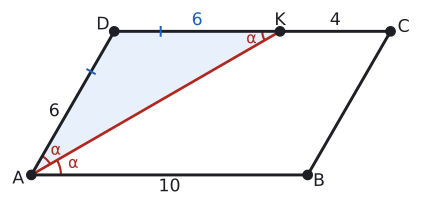

The Python source for this figure:
import sys; sys.path.insert(0, "tools")
from cizim import *

P = lambda x, y: np.array([float(x), float(y)])
uz = lambda U, V: round(float(np.linalg.norm(U - V)), 4)
def acisi(K, U, V):
    u, v = U - K, V - K
    return round(float(np.degrees(np.arccos(np.dot(u, v) / np.linalg.norm(u) / np.linalg.norm(v)))), 3)
def birim(U, V):
    t = (V - U) / np.linalg.norm(V - U); return t, np.array([-t[1], t[0]])
def dondur(Q, derece):
    a = np.radians(derece); return P(Q[0] * np.cos(a) - Q[1] * np.sin(a), Q[0] * np.sin(a) + Q[1] * np.cos(a))
def ayak(Q, U, V):
    t, _ = birim(U, V); return U + np.dot(Q - U, t) * t
def paralel_isareti(U, V, n=1, f=0.5):
    t, _ = birim(U, V)
    for i in range(n):
        M = U + f * (V - U) + (i - (n - 1) / 2) * 0.32 * S * t
        ax.annotate("", xy=M + 0.22 * S * t, xytext=M - 0.22 * S * t, arrowprops=dict(arrowstyle="-|>", color=SOLUK, lw=1.3, mutation_scale=13))
def cetik(U, V, n=1, renk=SOLUK, f=0.5):
    M = U + f * (V - U); t, m = birim(U, V)
    for i in range(n):
        c = M + (i - (n - 1) / 2) * 0.2 * S * t
        ax.plot(*zip(c - 0.22 * S * m, c + 0.22 * S * m), color=renk, lw=1.5)
def olcu(U, V, metin, d=0.5, renk=YAZI, fs=13, f=0.5):
    """[UV] üzerinde f oranındaki noktaya, U->V yönünün soluna d*S uzağa yazı (d < 0: sağına)."""
    M = U + f * (V - U); _, m = birim(U, V)
    ax.text(*(M + d * S * m), metin, ha="center", va="center", color=renk, fontsize=fs)
def dik_isareti(K, U, V, r=0.4):
    a_ = (U - K) / np.linalg.norm(U - K) * r * S; b_ = (V - K) / np.linalg.norm(V - K) * r * S
    ax.plot(*zip(K + a_, K + a_ + b_, K + b_), color=SOLUK, lw=1.3)
def harf(Q, metin, dx, dy, renk=YAZI, fs=13):
    ax.text(Q[0] + dx * S, Q[1] + dy * S, metin, ha="center", va="center", color=renk, fontsize=fs)
def cizgi(U, V, renk=YAZI, lw=2.2, ls="-"):
    ax.plot(*zip(U, V), color=renk, lw=lw, ls=ls)
def boya(noktalar, renk):
    ax.add_patch(patches.Polygon(noktalar, closed=True, facecolor=renk, edgecolor="none"))
def yay(K, U, V, r=0.8, renk=MAVI, n=1):
    for i in range(n): aci(ax, K, U, V, r=(r + 0.18 * i) * S, renk=renk)
def yay_yazi(K, U, V, metin, d=1.4, renk=MAVI, fs=12):
    """K köşesindeki U-K-V açısının ortasından d*S uzağa yazı."""
    u = (U - K) / np.linalg.norm(U - K); v = (V - K) / np.linalg.norm(V - K); o = (u + v) / np.linalg.norm(u + v)
    ax.text(*(K + d * S * o), metin, ha="center", va="center", color=renk, fontsize=fs)
def basla(xmin, xmax, ymin, ymax, en=5.5):
    global fig, ax
    fig, ax = sekil(en, en * (ymax - ymin) / (xmax - xmin))
    ax.set_aspect("equal"); ax.axis("off"); ax.set_xlim(xmin, xmax); ax.set_ylim(ymin, ymax)
def dortgen(A, B, C, D, dolgu=None):
    if dolgu: boya([A, B, C, D], dolgu)
    ax.plot(*zip(A, B, C, D, A), color=YAZI)
    for Q in (A, B, C, D): nokta(ax, *Q, "")
def koseler(A, B, C, D, d=0.55):
    O = (A + B + C + D) / 4
    for Q, ad in ((A, "A"), (B, "B"), (C, "C"), (D, "D")):
        y = (Q - O) / np.linalg.norm(Q - O); harf(Q, ad, d * y[0] * 1.3, d * y[1])
def pk(AB, AD, derece):
    """A orijinde, [AB] yatay; ABCD paralelkenarının köşeleri."""
    a = np.radians(derece); A, B = P(0, 0), P(AB, 0); D = P(AD * np.cos(a), AD * np.sin(a)); return A, B, B + D, D
def cerceve(noktalar, kenar=1.2):
    xs = [q[0] for q in noktalar]; ys = [q[1] for q in noktalar]
    return min(xs) - kenar * S, max(xs) + kenar * S, min(ys) - kenar * S, max(ys) + kenar * S

# Örnek 5: |AB| = 10, |AD| = 6, A açısı 60°; A'nın açıortayı [DC]'yi K'de keser: |DK| = 6, |KC| = 4.
A, B, C, D = pk(10, 6, 60)
K = D + P(6, 0)
S = 10 / 14
print("DAK", acisi(A, D, K), "KAB", acisi(A, K, B), "DKA", acisi(K, D, A), "DK", uz(D, K), "KC", uz(K, C))
basla(*cerceve([A, B, C, D], 1.2))
boya([A, K, D], MAVI_ACIK)
dortgen(A, B, C, D); koseler(A, B, C, D)
cizgi(A, K, KIRMIZI, 2); nokta(ax, *K, ""); harf(K, "K", 0, 0.55)
yay(A, K, D, 1.1, KIRMIZI); yay(A, B, K, 1.5, KIRMIZI); yay(K, A, D, 0.9, KIRMIZI)
yay_yazi(A, K, D, "α", 1.75, KIRMIZI); yay_yazi(A, B, K, "α", 2.2, KIRMIZI); yay_yazi(K, A, D, "α", 1.5, KIRMIZI)
cetik(A, D, 1, MAVI, 0.72); cetik(D, K, 1, MAVI, 0.28)
olcu(A, D, "6", 0.6, f=0.4); olcu(D, K, "6", 0.55, MAVI); olcu(K, C, "4", 0.55); olcu(A, B, "10", -0.6)
kaydet(fig, __file__)
